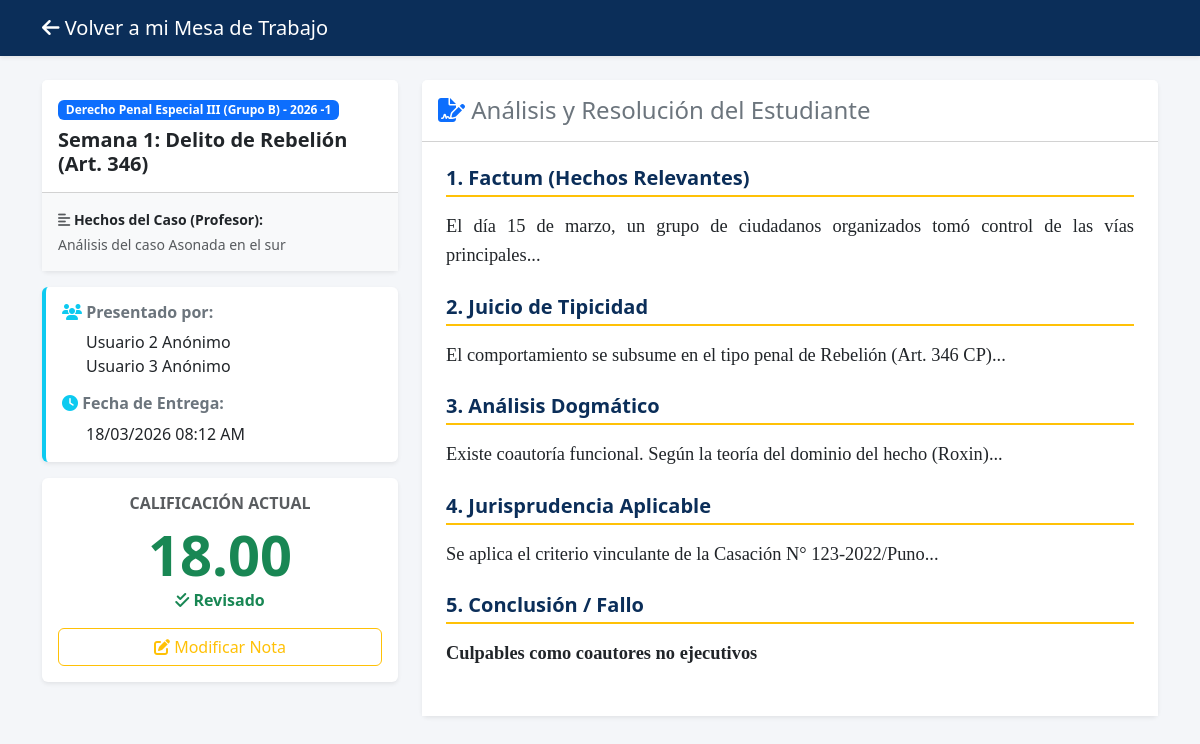
Screenshot of /detalle_ficha.php?id=4 (signed in) with the database file from the repository.
### tables this page shows
CREATE TABLE `envios_fichas` (
  `id` int(11) NOT NULL,
  `actividad_id` int(11) NOT NULL,
  `lider_id` int(11) NOT NULL,
  `factum` text NOT NULL,
  `tipicidad` text NOT NULL,
  `dogmatica` text NOT NULL,
  `jurisprudencia` text NOT NULL,
  `fallo` text NOT NULL,
  `fecha_envio` timestamp NULL DEFAULT current_timestamp(),
  `estado` varchar(50) DEFAULT 'Pendiente',
  `calificacion` decimal(5,2) DEFAULT NULL,
  `respuestas_json` text DEFAULT NULL,
  `retroalimentacion` text DEFAULT NULL
);

CREATE TABLE `cursos` (
  `id` int(11) NOT NULL,
  `nombre_curso` varchar(150) NOT NULL,
  `docente_id` int(11) NOT NULL,
  `semestre` varchar(10) NOT NULL,
  `nombre` varchar(150) DEFAULT NULL
);

CREATE TABLE `actividades_fichas` (
  `id` int(11) NOT NULL,
  `curso_id` int(11) NOT NULL,
  `titulo_caso` varchar(200) NOT NULL,
  `fecha_inicio` datetime NOT NULL DEFAULT current_timestamp(),
  `fecha_cierre` datetime NOT NULL,
  `descripcion` text DEFAULT NULL,
  `fecha_limite` datetime DEFAULT NULL,
  `estructura_campos` text DEFAULT NULL,
  `tipo_trabajo` varchar(20) DEFAULT 'Grupal',
  `max_integrantes` int(11) DEFAULT 5,
  `secciones_json` text DEFAULT NULL,
  `habilitado` tinyint(1) NOT NULL DEFAULT 0 COMMENT '0: Oculto, 1: Visible para alumnos'
);

### detalle_ficha.php (the view, shortened to what this page needs)
<?php
require_once 'config/conexion.php';
$envio_id = $_GET['id'] ?? null;
$sql = "
    SELECT e.id as envio_id, e.factum, e.tipicidad, e.dogmatica, e.jurisprudencia, e.fallo,
           e.fecha_envio, e.estado, e.calificacion, e.respuestas_json,
           a.titulo_caso, a.descripcion, c.nombre_curso,
           (SELECT GROUP_CONCAT(CONCAT(u.nombres, ' ', u.apellidos) SEPARATOR '<br>')
            FROM envio_integrantes ei
            JOIN usuarios u ON ei.estudiante_id = u.id
            WHERE ei.envio_id = e.id) as estudiantes_autores
    FROM envios_fichas e
    JOIN actividades_fichas a ON e.actividad_id = a.id
    JOIN cursos c ON a.curso_id = c.id
    WHERE e.id = ?
";
$stmt = $pdo->prepare($sql);
$stmt->execute([$envio_id]);
$envio = $stmt->fetch(PDO::FETCH_ASSOC);
?>
<!DOCTYPE html>
<html lang="es">
<head>
    <link href="https://cdn.jsdelivr.net/npm/bootstrap@5.3.0/dist/css/bootstrap.min.css" rel="stylesheet">
    <link rel="stylesheet" href="https://cdnjs.cloudflare.com/ajax/libs/font-awesome/6.4.0/css/all.min.css">
</head>
<body>
    <nav class="navbar navbar-dark bg-unap shadow-sm">
        <div class="container">
            <a class="navbar-brand" href="dashboard_docente.php"><i class="fas fa-arrow-left"></i> Volver a mi Mesa de Trabajo</a>
        </div>
    </nav>
    <main class="container py-4">
        <div class="row">
            <div class="col-lg-4 mb-4">
                <div class="card shadow-sm border-0 mb-3">
                    <div class="card-header bg-white py-3">
                        <span class="badge bg-primary mb-2"><?= htmlspecialchars($envio['nombre_curso']) ?></span>
                        <h5 class="fw-bold mb-0 text-dark"><?= htmlspecialchars($envio['titulo_caso']) ?></h5>
                    </div>
                    <div class="card-body bg-light small">
                        <strong><i class="fas fa-align-left text-muted"></i> Hechos del Caso (Profesor):</strong>
                        <p class="text-muted mt-1 mb-0" style="white-space: pre-wrap;"><?= htmlspecialchars($envio['descripcion']) ?></p>
                    </div>
                </div>
                <div class="card shadow-sm border-0 mb-3 border-start border-4 border-info">
                    <div class="card-body">
                        <h6 class="fw-bold text-secondary"><i class="fas fa-users text-info"></i> Presentado por:</h6>
                        <div class="ms-4 mb-3"><?= $envio['estudiantes_autores'] ?></div>
                        <h6 class="fw-bold text-secondary"><i class="fas fa-clock text-info"></i> Fecha de Entrega:</h6>
                        <p class="ms-4 mb-0"><?= date('d/m/Y h:i A', strtotime($envio['fecha_envio'])) ?></p>
                    </div>
                </div>
                <div class="card shadow-sm border-0 bg-white text-center p-3">
                    <?php if ($envio['estado'] === 'Revisado'): ?>
                        <h6 class="text-uppercase text-muted fw-bold">Calificación Actual</h6>
                        <h1 class="display-4 text-success fw-bold mb-0"><?= htmlspecialchars($envio['calificacion']) ?></h1>
                        <p class="text-success fw-bold"><i class="fas fa-check-double"></i> Revisado</p>
                        <button class="btn btn-outline-warning w-100" data-bs-toggle="modal" data-bs-target="#modalCalificar"><i class="fas fa-edit"></i> Modificar Nota</button>
                    <?php endif; ?>
                </div>
            </div>
            <div class="col-lg-8">
                <div class="card shadow-sm border-0">
                    <div class="card-header bg-white py-3">
                        <h4 class="mb-0 text-secondary"><i class="fas fa-file-signature text-primary"></i> Análisis y Resolución del Estudiante</h4>
                    </div>
                    <div class="card-body p-4 bg-white">
                        <?php
                        if (!empty($envio['respuestas_json'])):
                            $respuestas = json_decode($envio['respuestas_json'], true);
                            $contador = 1;
                            foreach ($respuestas as $titulo => $contenido):
                        ?>
                            <div class="mb-4">
                                <h5 class="apartado-titulo"><?= $contador ?>. <?= htmlspecialchars($titulo) ?></h5>
                                <p class="texto-academico"><?= nl2br(htmlspecialchars($contenido)) ?></p>
                            </div>
                        <?php
                            $contador++;
                            endforeach;
                        else:
                        ?>
                            <div class="mb-4">
                                <h5 class="apartado-titulo">1. Factum (Hechos Relevantes)</h5>
                                <p class="texto-academico"><?= nl2br(htmlspecialchars($envio['factum'])) ?></p>
                            </div>
                            <div class="mb-4">
                                <h5 class="apartado-titulo">2. Juicio de Tipicidad</h5>
                                <p class="texto-academico"><?= nl2br(htmlspecialchars($envio['tipicidad'])) ?></p>
                            </div>
                            <div class="mb-4">
                                <h5 class="apartado-titulo">3. Análisis Dogmático</h5>
                                <p class="texto-academico"><?= nl2br(htmlspecialchars($envio['dogmatica'])) ?></p>
                            </div>
                            <?php if (!empty($envio['jurisprudencia'])): ?>
                            <div class="mb-4">
                                <h5 class="apartado-titulo">4. Jurisprudencia Aplicable</h5>
                                <p class="texto-academico"><?= nl2br(htmlspecialchars($envio['jurisprudencia'])) ?></p>
                            </div>
                            <?php endif; ?>
                            <div class="mb-4">
                                <h5 class="apartado-titulo">5. Conclusión / Fallo</h5>
                                <p class="texto-academico fw-bold"><?= nl2br(htmlspecialchars($envio['fallo'])) ?></p>
                            </div>
                        <?php endif; ?>
                    </div>
                </div>
            </div>
        </div>
    </main>
</body>
</html>

### detalle_ficha.php (style rules this page uses)
body { background-color: #f4f6f9; }
.bg-unap { background-color: #0b2e59; }
.texto-academico { font-family: 'Times New Roman', Times, serif; font-size: 1.15rem; text-align: justify; line-height: 1.6; }
.apartado-titulo { color: #0b2e59; border-bottom: 2px solid #ffc107; padding-bottom: 5px; margin-bottom: 15px; font-weight: bold; }

### rows the page displays
envios_fichas: cursos.nombre_curso "Derecho Penal Especial III (Grupo B) - 2026 -1", actividad.titulo_caso "Semana 1: Delito de Rebelión (Art. 346)", actividad.descripcion "Análisis del caso Asonada en el sur", fecha_envio "18/03/2026 08:12 AM", calificacion "18.00", factum "El día 15 de marzo, un grupo de ciudadanos organizados tomó control de las vías principales...", tipicidad "El comportamiento se subsume en el tipo penal de Rebelión (Art. 346 CP)...", dogmatica "Existe coautoría funcional. Según la teoría del dominio del hecho (Roxin)...", jurisprudencia "Se aplica el criterio vinculante de la Casación N° 123-2022/Puno...", fallo "Culpables como coautores no ejecutivos"

### other values shown
$envio['estudiantes_autores'] "Usuario 2 Anónimo Usuario 3 Anónimo"
